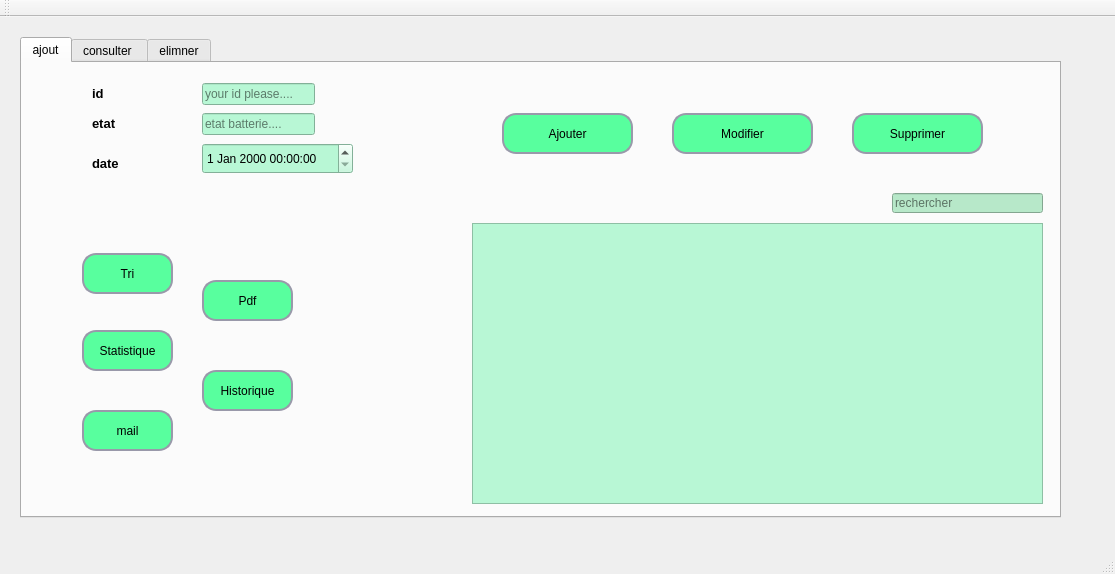
<?xml version="1.0" encoding="UTF-8"?>
<ui version="4.0">
 <class>MainWindow</class>
 <widget class="QMainWindow" name="MainWindow">
  <property name="geometry">
   <rect>
    <x>0</x>
    <y>0</y>
    <width>1115</width>
    <height>574</height>
   </rect>
  </property>
  <property name="windowTitle">
   <string>Gestion des Clients</string>
  </property>
  <widget class="QWidget" name="centralWidget">
   <widget class="QTabWidget" name="tabWidget">
    <property name="geometry">
     <rect>
      <x>20</x>
      <y>20</y>
      <width>1041</width>
      <height>481</height>
     </rect>
    </property>
    <property name="styleSheet">
     <string notr="true"/>
    </property>
    <property name="currentIndex">
     <number>0</number>
    </property>
    <widget class="QWidget" name="tab_3">
     <attribute name="title">
      <string>ajout</string>
     </attribute>
     <widget class="QLineEdit" name="lineEdit_id">
      <property name="geometry">
       <rect>
        <x>180</x>
        <y>20</y>
        <width>113</width>
        <height>22</height>
       </rect>
      </property>
      <property name="styleSheet">
       <string notr="true">
background-color: rgb(184, 247, 213);


</string>
      </property>
      <property name="text">
       <string/>
      </property>
      <property name="placeholderText">
       <string>your id please....</string>
      </property>
     </widget>
     <widget class="QPushButton" name="pushButton_7">
      <property name="geometry">
       <rect>
        <x>60</x>
        <y>347</y>
        <width>91</width>
        <height>41</height>
       </rect>
      </property>
      <property name="styleSheet">
       <string notr="true">QPushButton {
	background-color: rgb(88, 255, 158);
	border-style: solid;
	border-width: 2px;
	border-color: #9999aa;
	border-radius: 14px;
	color: black;
	/*background-color: qlineargradient(spread:pad, x1:0.5, y1:0, x2:0.5, y2:1, stop:0 rgba(0, 0, 255, 255), stop:1 rgba(255, 255, 255, 255));*/
}


QPushButton:pressed {
	background-color: qlineargradient(spread:pad, x1:0.5, y1:0, x2:0.5, y2:1, stop:0 rgba(0, 255, 255, 255), stop:1 rgba(255, 255, 255, 255));
		color: #fffffe;
}


QPushButton:hover:!pressed {
	background-color: qlineargradient(spread:pad, x1:0.5, y1:0, x2:0.5, y2:1, stop:0 rgba(255, 0, 255, 255), stop:1 rgba(255, 255, 255, 255));
		color: #0c2f70;
}

QPushButton:disabled {
		background-color: #aaaaaa;
		color: #ffffff;
}</string>
      </property>
      <property name="text">
       <string>mail</string>
      </property>
      <property name="icon">
       <iconset>
        <normaloff>../../../Downloads/275722247_3127640084221767_4987571222713071970_n.png</normaloff>../../../Downloads/275722247_3127640084221767_4987571222713071970_n.png</iconset>
      </property>
      <property name="iconSize">
       <size>
        <width>23</width>
        <height>23</height>
       </size>
      </property>
     </widget>
     <widget class="QPushButton" name="pushButton_4">
      <property name="geometry">
       <rect>
        <x>60</x>
        <y>267</y>
        <width>91</width>
        <height>41</height>
       </rect>
      </property>
      <property name="styleSheet">
       <string notr="true">QPushButton {
	background-color: rgb(88, 255, 158);
	border-style: solid;
	border-width: 2px;
	border-color: #9999aa;
	border-radius: 14px;
	color: black;
	/*background-color: qlineargradient(spread:pad, x1:0.5, y1:0, x2:0.5, y2:1, stop:0 rgba(0, 0, 255, 255), stop:1 rgba(255, 255, 255, 255));*/
}


QPushButton:pressed {
	background-color: qlineargradient(spread:pad, x1:0.5, y1:0, x2:0.5, y2:1, stop:0 rgba(0, 255, 255, 255), stop:1 rgba(255, 255, 255, 255));
		color: #fffffe;
}


QPushButton:hover:!pressed {
	background-color: qlineargradient(spread:pad, x1:0.5, y1:0, x2:0.5, y2:1, stop:0 rgba(255, 0, 255, 255), stop:1 rgba(255, 255, 255, 255));
		color: #0c2f70;
}

QPushButton:disabled {
		background-color: #aaaaaa;
		color: #ffffff;
}</string>
      </property>
      <property name="text">
       <string>Statistique</string>
      </property>
      <property name="icon">
       <iconset>
        <normaloff>../../../Downloads/1170718.png</normaloff>../../../Downloads/1170718.png</iconset>
      </property>
      <property name="iconSize">
       <size>
        <width>20</width>
        <height>20</height>
       </size>
      </property>
     </widget>
     <widget class="QPushButton" name="pushButton_6">
      <property name="geometry">
       <rect>
        <x>180</x>
        <y>307</y>
        <width>91</width>
        <height>41</height>
       </rect>
      </property>
      <property name="styleSheet">
       <string notr="true">QPushButton {
	background-color: rgb(88, 255, 158);
	border-style: solid;
	border-width: 2px;
	border-color: #9999aa;
	border-radius: 14px;
	color: black;
	/*background-color: qlineargradient(spread:pad, x1:0.5, y1:0, x2:0.5, y2:1, stop:0 rgba(0, 0, 255, 255), stop:1 rgba(255, 255, 255, 255));*/
}


QPushButton:pressed {
	background-color: qlineargradient(spread:pad, x1:0.5, y1:0, x2:0.5, y2:1, stop:0 rgba(0, 255, 255, 255), stop:1 rgba(255, 255, 255, 255));
		color: #fffffe;
}


QPushButton:hover:!pressed {
	background-color: qlineargradient(spread:pad, x1:0.5, y1:0, x2:0.5, y2:1, stop:0 rgba(255, 0, 255, 255), stop:1 rgba(255, 255, 255, 255));
		color: #0c2f70;
}

QPushButton:disabled {
		background-color: #aaaaaa;
		color: #ffffff;
}
</string>
      </property>
      <property name="text">
       <string>Historique</string>
      </property>
      <property name="icon">
       <iconset>
        <normaloff>../../../Downloads/32223.png</normaloff>../../../Downloads/32223.png</iconset>
      </property>
      <property name="iconSize">
       <size>
        <width>20</width>
        <height>20</height>
       </size>
      </property>
     </widget>
     <widget class="QPushButton" name="pushButton_ajout">
      <property name="geometry">
       <rect>
        <x>480</x>
        <y>50</y>
        <width>131</width>
        <height>41</height>
       </rect>
      </property>
      <property name="styleSheet">
       <string notr="true">QPushButton {
	background-color: rgb(88, 255, 158);
	border-style: solid;
	border-width: 2px;
	border-color: #9999aa;
	border-radius: 14px;
	color: black;
	/*background-color: qlineargradient(spread:pad, x1:0.5, y1:0, x2:0.5, y2:1, stop:0 rgba(0, 0, 255, 255), stop:1 rgba(255, 255, 255, 255));*/
}


QPushButton:pressed {
	background-color: qlineargradient(spread:pad, x1:0.5, y1:0, x2:0.5, y2:1, stop:0 rgba(0, 255, 255, 255), stop:1 rgba(255, 255, 255, 255));
		color: #fffffe;
}


QPushButton:hover:!pressed {
	background-color: qlineargradient(spread:pad, x1:0.5, y1:0, x2:0.5, y2:1, stop:0 rgba(255, 0, 255, 255), stop:1 rgba(255, 255, 255, 255));
		color: #0c2f70;
}

QPushButton:disabled {
		background-color: #aaaaaa;
		color: #ffffff;
}</string>
      </property>
      <property name="text">
       <string>Ajouter</string>
      </property>
      <property name="icon">
       <iconset>
        <normaloff>../../../Downloads/64579.png</normaloff>../../../Downloads/64579.png</iconset>
      </property>
      <property name="iconSize">
       <size>
        <width>20</width>
        <height>20</height>
       </size>
      </property>
     </widget>
     <widget class="QPushButton" name="pushButton_supprimer">
      <property name="geometry">
       <rect>
        <x>830</x>
        <y>50</y>
        <width>131</width>
        <height>41</height>
       </rect>
      </property>
      <property name="styleSheet">
       <string notr="true">QPushButton {
	background-color: rgb(88, 255, 158);
	border-style: solid;
	border-width: 2px;
	border-color: #9999aa;
	border-radius: 14px;
	color: black;
	/*background-color: qlineargradient(spread:pad, x1:0.5, y1:0, x2:0.5, y2:1, stop:0 rgba(0, 0, 255, 255), stop:1 rgba(255, 255, 255, 255));*/
}


QPushButton:pressed {
	background-color: qlineargradient(spread:pad, x1:0.5, y1:0, x2:0.5, y2:1, stop:0 rgba(0, 255, 255, 255), stop:1 rgba(255, 255, 255, 255));
		color: #fffffe;
}


QPushButton:hover:!pressed {
	background-color: qlineargradient(spread:pad, x1:0.5, y1:0, x2:0.5, y2:1, stop:0 rgba(255, 0, 255, 255), stop:1 rgba(255, 255, 255, 255));
		color: #0c2f70;
}

QPushButton:disabled {
		background-color: #aaaaaa;
		color: #ffffff;
}</string>
      </property>
      <property name="text">
       <string>Supprimer</string>
      </property>
      <property name="icon">
       <iconset>
        <normaloff>../../../Downloads/121113.png</normaloff>../../../Downloads/121113.png</iconset>
      </property>
      <property name="iconSize">
       <size>
        <width>20</width>
        <height>20</height>
       </size>
      </property>
     </widget>
     <widget class="QLabel" name="label_6">
      <property name="geometry">
       <rect>
        <x>70</x>
        <y>20</y>
        <width>41</width>
        <height>21</height>
       </rect>
      </property>
      <property name="text">
       <string>&lt;html&gt;&lt;head/&gt;&lt;body&gt;&lt;p&gt;&lt;span style=&quot; font-size:10pt; font-weight:600;&quot;&gt;id&lt;/span&gt;&lt;/p&gt;&lt;/body&gt;&lt;/html&gt;</string>
      </property>
     </widget>
     <widget class="QPushButton" name="pushButton_3">
      <property name="geometry">
       <rect>
        <x>180</x>
        <y>217</y>
        <width>91</width>
        <height>41</height>
       </rect>
      </property>
      <property name="styleSheet">
       <string notr="true">QPushButton {
	background-color: rgb(88, 255, 158);
	border-style: solid;
	border-width: 2px;
	border-color: #9999aa;
	border-radius: 14px;
	color: black;
	/*background-color: qlineargradient(spread:pad, x1:0.5, y1:0, x2:0.5, y2:1, stop:0 rgba(0, 0, 255, 255), stop:1 rgba(255, 255, 255, 255));*/
}


QPushButton:pressed {
	background-color: qlineargradient(spread:pad, x1:0.5, y1:0, x2:0.5, y2:1, stop:0 rgba(0, 255, 255, 255), stop:1 rgba(255, 255, 255, 255));
		color: #fffffe;
}


QPushButton:hover:!pressed {
	background-color: qlineargradient(spread:pad, x1:0.5, y1:0, x2:0.5, y2:1, stop:0 rgba(255, 0, 255, 255), stop:1 rgba(255, 255, 255, 255));
		color: #0c2f70;
}

QPushButton:disabled {
		background-color: #aaaaaa;
		color: #ffffff;
}</string>
      </property>
      <property name="text">
       <string>Pdf</string>
      </property>
      <property name="icon">
       <iconset>
        <normaloff>../../../Downloads/PDF_file_icon.svg.png</normaloff>../../../Downloads/PDF_file_icon.svg.png</iconset>
      </property>
      <property name="iconSize">
       <size>
        <width>20</width>
        <height>20</height>
       </size>
      </property>
     </widget>
     <widget class="QLineEdit" name="lineEdit_9">
      <property name="geometry">
       <rect>
        <x>870</x>
        <y>130</y>
        <width>151</width>
        <height>20</height>
       </rect>
      </property>
      <property name="styleSheet">
       <string notr="true">background-color: rgb(183, 232, 201);
</string>
      </property>
      <property name="placeholderText">
       <string>rechercher</string>
      </property>
     </widget>
     <widget class="QLabel" name="label_3">
      <property name="geometry">
       <rect>
        <x>70</x>
        <y>80</y>
        <width>51</width>
        <height>41</height>
       </rect>
      </property>
      <property name="text">
       <string>&lt;html&gt;&lt;head/&gt;&lt;body&gt;&lt;p&gt;&lt;span style=&quot; font-size:10pt; font-weight:600;&quot;&gt;date&lt;/span&gt;&lt;/p&gt;&lt;/body&gt;&lt;/html&gt;</string>
      </property>
     </widget>
     <widget class="QLineEdit" name="lineEdit_etat">
      <property name="geometry">
       <rect>
        <x>180</x>
        <y>50</y>
        <width>113</width>
        <height>22</height>
       </rect>
      </property>
      <property name="styleSheet">
       <string notr="true">
background-color: rgb(184, 247, 213);

</string>
      </property>
      <property name="placeholderText">
       <string>etat batterie....</string>
      </property>
     </widget>
     <widget class="QLabel" name="label">
      <property name="geometry">
       <rect>
        <x>70</x>
        <y>50</y>
        <width>51</width>
        <height>21</height>
       </rect>
      </property>
      <property name="text">
       <string>&lt;html&gt;&lt;head/&gt;&lt;body&gt;&lt;p&gt;&lt;span style=&quot; font-size:10pt; font-weight:600;&quot;&gt;etat &lt;/span&gt;&lt;/p&gt;&lt;/body&gt;&lt;/html&gt;</string>
      </property>
     </widget>
     <widget class="QPushButton" name="pushButton_modify">
      <property name="geometry">
       <rect>
        <x>650</x>
        <y>50</y>
        <width>141</width>
        <height>41</height>
       </rect>
      </property>
      <property name="styleSheet">
       <string notr="true">QPushButton {
	background-color: rgb(88, 255, 158);
	border-style: solid;
	border-width: 2px;
	border-color: #9999aa;
	border-radius: 14px;
	color: black;
	/*background-color: qlineargradient(spread:pad, x1:0.5, y1:0, x2:0.5, y2:1, stop:0 rgba(0, 0, 255, 255), stop:1 rgba(255, 255, 255, 255));*/
}


QPushButton:pressed {
	background-color: qlineargradient(spread:pad, x1:0.5, y1:0, x2:0.5, y2:1, stop:0 rgba(0, 255, 255, 255), stop:1 rgba(255, 255, 255, 255));
		color: #fffffe;
}


QPushButton:hover:!pressed {
	background-color: qlineargradient(spread:pad, x1:0.5, y1:0, x2:0.5, y2:1, stop:0 rgba(255, 0, 255, 255), stop:1 rgba(255, 255, 255, 255));
		color: #0c2f70;
}

QPushButton:disabled {
		background-color: #aaaaaa;
		color: #ffffff;
}</string>
      </property>
      <property name="text">
       <string>Modifier</string>
      </property>
      <property name="icon">
       <iconset>
        <normaloff>../../../Downloads/45706.png</normaloff>../../../Downloads/45706.png</iconset>
      </property>
      <property name="iconSize">
       <size>
        <width>20</width>
        <height>20</height>
       </size>
      </property>
     </widget>
     <widget class="QPushButton" name="pushButton_12">
      <property name="geometry">
       <rect>
        <x>60</x>
        <y>190</y>
        <width>91</width>
        <height>41</height>
       </rect>
      </property>
      <property name="styleSheet">
       <string notr="true">QPushButton {
	background-color: rgb(88, 255, 158);
	border-style: solid;
	border-width: 2px;
	border-color: #9999aa;
	border-radius: 14px;
	color: black;
	/*background-color: qlineargradient(spread:pad, x1:0.5, y1:0, x2:0.5, y2:1, stop:0 rgba(0, 0, 255, 255), stop:1 rgba(255, 255, 255, 255));*/
}


QPushButton:pressed {
	background-color: qlineargradient(spread:pad, x1:0.5, y1:0, x2:0.5, y2:1, stop:0 rgba(0, 255, 255, 255), stop:1 rgba(255, 255, 255, 255));
		color: #fffffe;
}


QPushButton:hover:!pressed {
	background-color: qlineargradient(spread:pad, x1:0.5, y1:0, x2:0.5, y2:1, stop:0 rgba(255, 0, 255, 255), stop:1 rgba(255, 255, 255, 255));
		color: #0c2f70;
}

QPushButton:disabled {
		background-color: #aaaaaa;
		color: #ffffff;
}</string>
      </property>
      <property name="text">
       <string>Tri</string>
      </property>
      <property name="icon">
       <iconset>
        <normaloff>../../../Downloads/271743198_464449928646161_2550356874147298555_n.png</normaloff>../../../Downloads/271743198_464449928646161_2550356874147298555_n.png</iconset>
      </property>
      <property name="iconSize">
       <size>
        <width>25</width>
        <height>25</height>
       </size>
      </property>
     </widget>
     <widget class="QDateTimeEdit" name="lineEdit_date">
      <property name="geometry">
       <rect>
        <x>180</x>
        <y>80</y>
        <width>151</width>
        <height>31</height>
       </rect>
      </property>
      <property name="styleSheet">
       <string notr="true">background-color: rgb(184, 247, 213);
font: 9pt &quot;MS Shell Dlg 2&quot;;
</string>
      </property>
     </widget>
     <widget class="QTableView" name="tableView">
      <property name="geometry">
       <rect>
        <x>450</x>
        <y>160</y>
        <width>571</width>
        <height>281</height>
       </rect>
      </property>
      <property name="cursor" stdset="0">
       <cursorShape>UpArrowCursor</cursorShape>
      </property>
      <property name="styleSheet">
       <string notr="true">background-color: rgb(184, 247, 213);
</string>
      </property>
     </widget>
    </widget>
    <widget class="QWidget" name="tab_4">
     <attribute name="title">
      <string>consulter </string>
     </attribute>
    </widget>
    <widget class="QWidget" name="tab_5">
     <attribute name="title">
      <string>elimner</string>
     </attribute>
    </widget>
   </widget>
  </widget>
  <widget class="QMenuBar" name="menuBar">
   <property name="geometry">
    <rect>
     <x>0</x>
     <y>0</y>
     <width>1115</width>
     <height>26</height>
    </rect>
   </property>
  </widget>
  <widget class="QToolBar" name="mainToolBar">
   <attribute name="toolBarArea">
    <enum>TopToolBarArea</enum>
   </attribute>
   <attribute name="toolBarBreak">
    <bool>false</bool>
   </attribute>
  </widget>
  <widget class="QStatusBar" name="statusBar"/>
 </widget>
 <layoutdefault spacing="6" margin="11"/>
 <resources/>
 <connections/>
</ui>
